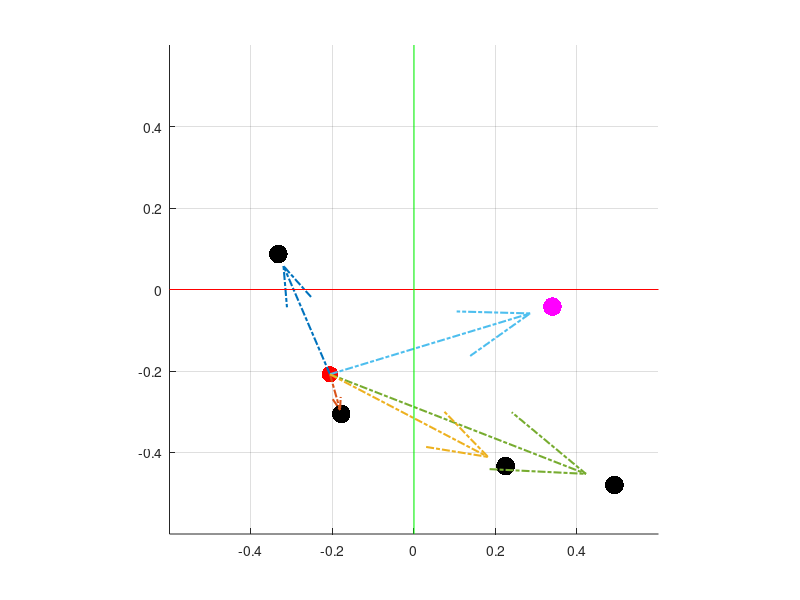

Write MATLAB code to recreate this figure. (Note: this script raises an error after producing the figure.)
clear all; close all; clc;

%% SPAWN GOAL CONFIGURATION AND ROBOT POSITION. RANDOMLY IN THE WORKSPACE. 

%Define workspace limits. All in metres. 
xrange = [-0.5, 0.5];
yrange = [-0.5, 0.5];

global num_modes ng nd xg xr sig delta_t;

ng = 5; %num of goals
nd = 2; %num of dimensions. by definition R^2
num_modes = 2; %or 1 depending on whether the modes are [x, y] or [{x,y}]

xg = [rand(1,ng)*range(xrange) + xrange(1); rand(1,ng)*range(yrange) + yrange(1)]; %random goal positions. These will be treated as fixed parameters.
xr = [rand(1,1)*range(xrange) + xrange(1); rand(1,1)*range(yrange) + yrange(1)];
xr_true = xr;
% xr = [0;0];

sig = 0.01; %For Fisher information
delta_t = 0.1; %For compute projections. 

%% PLOT GOALS AND CURRENT ROBOT POSITION. 

figure;
scatter(xg(1,1:ng), xg(2,1:ng), 180, 'k', 'filled'); grid on; hold on;
scatter(xr(1), xr(2), 140, 'r', 'filled');
for i=1:ng %vectors connecting robot and goals.
    quiver(xr(1), xr(2), xg(1,i) - xr(1), xg(2,i) - xr(2), 'LineWidth', 1.5, 'LineStyle', '-.');
end
offset = [-0.1, 0.1];
line(xrange+offset, [0,0], 'Color', 'r'); %draw x and y axes.
line([0,0], yrange+offset, 'Color', 'g');
axis([xrange + offset, yrange + offset]);
axis square;

%% START SIMULATING A HUMAN CONTROLLING THE ROBOT FROM THE CURRENT POSITION ALWAYS IN THE DISAMBIGUATING MODE, TOWARDS A RANDOMLY PICKED GOAL FROM 
%% THE LIST OF GOALS.

random_goal_index = randsample(ng, 1);
random_goal = xg(:, random_goal_index);
scatter(random_goal(1), random_goal(2), 180, 'm', 'filled'); grid on; hold on;

%%
disamb_type = 'ent'; %or dk or fi
intent_type = 'dft'; % or conf or bayes
interface_type = '1d'; %or 2d or 3d
features_list = 'd'; %d for directedness, p for proximity, a for agreement (rotation only). 

%% simulate motion towards random goal from starting xr

total_time_steps = 100; %with delta_t of 0.1, this amounts to 10 seconds. We will assume that "mode switches" don't take time. 
pgs_ENT = zeros(ng, length(total_time_steps));
optimal_modes_ENT = zeros(length(total_time_steps), 1);
traj_ENT = zeros(nd, length(total_time_steps));
traj_ENT(:, 1) = xr;
pgs_ENT(:, 1) = (1/ng)*ones(ng, 1);%uniform probability to start off with. This is the true pg distribution during the course of the trajectory
%internally projection
current_optimal_mode_ENT = 1;
current_optimal_mode_FI = 1;
mode_comp_timesteps = 10;
for i=1:total_time_steps-1
    %compute the optimal mode. store it away. 
    if mod(i-1, mode_comp_timesteps) == 0
        current_optimal_mode_ENT = compute_optimal_mode_ENT_2D(intent_type, xr, pgs_ENT(:, i), interface_type);
        if current_optimal_mode_ENT == 3
            current_optimal_mode_ENT = 1;
        end
    end
    
    %gotta determine uh
    uh = random_goal - xr;
    zero_dim = setdiff(1:nd,current_optimal_mode_ENT);
    for jj=1:length(zero_dim)
        uh(zero_dim(jj)) = 0;
    end
%     if norm(uh) < 0.2*delta_t
%         break;
%     end
    uh = 0.2*(uh/(norm(uh) + realmin));
    pgs_ENT(:, i+1) = compute_p_of_g_dft(uh, xr, pgs_ENT(:, i));
    xr = sim_dyn(xr, uh);
    traj_ENT(:, i+1) = xr;
    optimal_modes_ENT(i) = current_optimal_mode_ENT;
end
%% USING FI
xr = xr_true;
pgs_FI = zeros(ng, length(total_time_steps));
optimal_modes_FI = zeros(length(total_time_steps), 1);
traj_FI = zeros(nd, length(total_time_steps));
traj_FI(:, 1) = xr;
pgs_FI(:, 1) = (1/ng)*ones(ng, 1);
for i=1:total_time_steps-1
    %compute the optimal mode. store it away. 
    if mod(i-1, mode_comp_timesteps) == 0
        current_optimal_mode_FI = compute_optimal_mode_FI_2D(intent_type, xr, pgs_FI(:, i), interface_type);
        if current_optimal_mode_FI == 3
            current_optimal_mode_FI = 1;
        end
    end
    %gotta determine uh
    uh = random_goal - xr;
    zero_dim = setdiff(1:nd,current_optimal_mode_FI);
    for jj=1:length(zero_dim)
        uh(zero_dim(jj)) = 0;
    end
%     if norm(uh) < 0.2*delta_t
%         break;
%     end
    uh = 0.2*(uh/(norm(uh) + realmin));
    pgs_FI(:, i+1) = compute_p_of_g_dft(uh, xr, pgs_FI(:, i));
    xr = sim_dyn(xr, uh);
    traj_FI(:, i+1) = xr;
    optimal_modes_FI(i) = current_optimal_mode_FI;
end
%%
hold on; 
scatter(traj_ENT(1, :)', traj_ENT(2, :)', 'r', 'filled');
scatter(traj_FI(1, :)', traj_FI(2, :)', 'b', 'filled');

%% PLOT PROBABILITIES AND THE DISAMB MODES. 
figure; 
subplot(2,2,1);
plot(pgs_ENT','LineWidth', 1.5); grid on;
ylim([0.1, 0.8]);
title('ENTROPY PG'); xlabel('Time Steps'); ylabel('PG')
subplot(2,2,2);
plot(pgs_FI', 'LineWidth', 1.5); grid on;
title('FI PG'); xlabel('Time Steps'); ylabel('PG')
ylim([0.1, 0.8]);


subplot(2,2,3);
scatter(1:length(optimal_modes_ENT), optimal_modes_ENT, 'r', 'filled'); 
title('ENTROPY MODES');
subplot(2,2,4);
scatter(1:length(optimal_modes_FI), optimal_modes_FI, 'b', 'filled');
title('FI MODES');
color_scheme = {'b', 'r', 'y', 'pur', 'green'};
fprintf('THE RANDOM GOAL IS %d and COLOR is %s\n', random_goal_index, color_scheme{random_goal_index});
fprintf('THE NUMBER OF MODES SWITCHES ENT %d AND FI %d\n',sum(abs(diff(optimal_modes_ENT))), sum(abs(diff(optimal_modes_FI))));
%b,r,y, purple, green